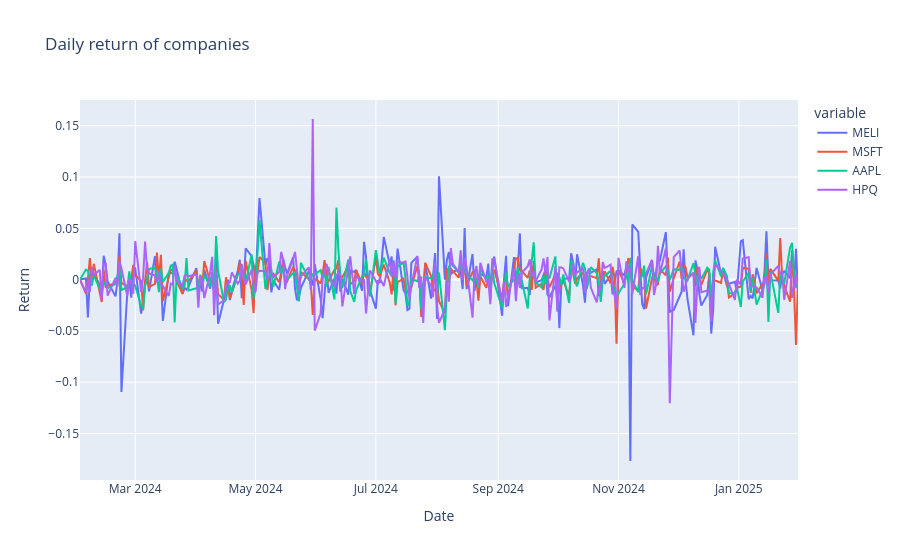

Notebook code cell kept with this figure:
### Code cell
# Plot return for each company
fig = px.line(returns_of_companies, 
              x=returns_of_companies.index, 
              y=returns_of_companies.columns, 
              title='Daily return of companies')
# For each x-value show all the y-values simultaneously in the dynamic box
fig.update_traces(hoverinfo='y')
fig.update_layout(hovermode = "x unified")
# Change y-axis name
fig.update_yaxes(title_text="Return")
# Show the plot
fig.show()

### Figure 1 — Plotly figure (JSON) as saved in the notebook; plotly's stock layout.template omitted (floating-point values rounded to 4 significant figures; data arrays with more than 128 entries replaced by an {"elided": "..."} marker saying what was removed)
{"data": [{"hoverinfo": "y", "hovertemplate": "variable=MELI<br>Date=%{x}<br>value=%{y}<extra></extra>", "legendgroup": "MELI", "line": {"color": "#636efa", "dash": "solid"}, "marker": {"symbol": "circle"}, "mode": "lines", "name": "MELI", "orientation": "v", "showlegend": true, "type": "scatter", "x": {"elided": "250 str values"}, "xaxis": "x", "y": {"elided": "250 float values"}, "yaxis": "y"}, {"hoverinfo": "y", "hovertemplate": "variable=MSFT<br>Date=%{x}<br>value=%{y}<extra></extra>", "legendgroup": "MSFT", "line": {"color": "#EF553B", "dash": "solid"}, "marker": {"symbol": "circle"}, "mode": "lines", "name": "MSFT", "orientation": "v", "showlegend": true, "type": "scatter", "x": {"elided": "250 str values"}, "xaxis": "x", "y": {"elided": "250 float values"}, "yaxis": "y"}, {"hoverinfo": "y", "hovertemplate": "variable=AAPL<br>Date=%{x}<br>value=%{y}<extra></extra>", "legendgroup": "AAPL", "line": {"color": "#00cc96", "dash": "solid"}, "marker": {"symbol": "circle"}, "mode": "lines", "name": "AAPL", "orientation": "v", "showlegend": true, "type": "scatter", "x": {"elided": "250 str values"}, "xaxis": "x", "y": {"elided": "250 float values"}, "yaxis": "y"}, {"hoverinfo": "y", "hovertemplate": "variable=HPQ<br>Date=%{x}<br>value=%{y}<extra></extra>", "legendgroup": "HPQ", "line": {"color": "#ab63fa", "dash": "solid"}, "marker": {"symbol": "circle"}, "mode": "lines", "name": "HPQ", "orientation": "v", "showlegend": true, "type": "scatter", "x": {"elided": "250 str values"}, "xaxis": "x", "y": {"elided": "250 float values"}, "yaxis": "y"}], "layout": {"hovermode": "x unified", "legend": {"title": {"text": "variable"}, "tracegroupgap": 0}, "title": {"text": "Daily return of companies"}, "xaxis": {"anchor": "y", "domain": [0, 1], "title": {"text": "Date"}}, "yaxis": {"anchor": "x", "domain": [0, 1], "title": {"text": "Return"}}}}
